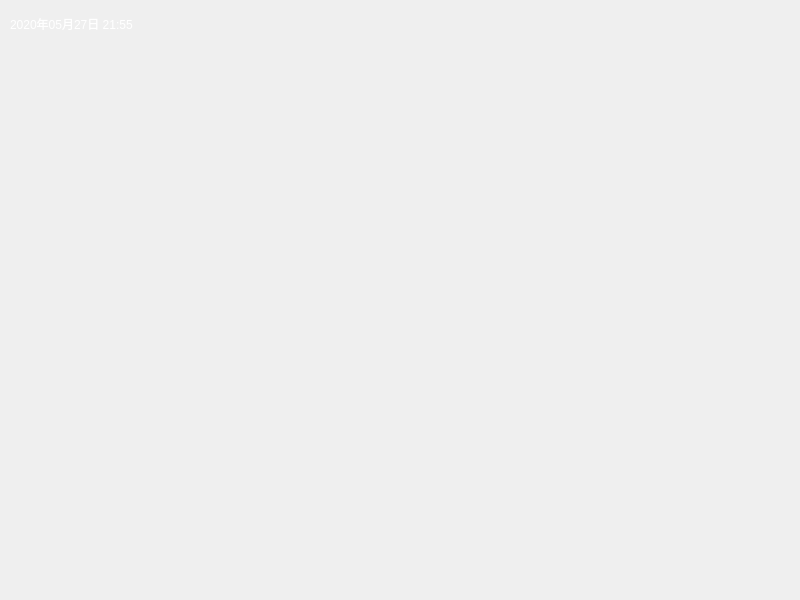
<?xml version="1.0" encoding="UTF-8"?>
<ui version="4.0">
 <class>MainWindow</class>
 <widget class="MainWindow" name="MainWindow">
  <property name="geometry">
   <rect>
    <x>0</x>
    <y>0</y>
    <width>800</width>
    <height>600</height>
   </rect>
  </property>
  <property name="minimumSize">
   <size>
    <width>800</width>
    <height>600</height>
   </size>
  </property>
  <property name="maximumSize">
   <size>
    <width>800</width>
    <height>600</height>
   </size>
  </property>
  <property name="windowTitle">
   <string>MainWindow</string>
  </property>
  <property name="toolTip">
   <string notr="true"/>
  </property>
  <property name="styleSheet">
   <string notr="true"/>
  </property>
  <widget class="QWidget" name="windowTitlebar" native="true">
   <property name="geometry">
    <rect>
     <x>0</x>
     <y>0</y>
     <width>800</width>
     <height>50</height>
    </rect>
   </property>
   <property name="sizePolicy">
    <sizepolicy hsizetype="Preferred" vsizetype="Fixed">
     <horstretch>0</horstretch>
     <verstretch>0</verstretch>
    </sizepolicy>
   </property>
   <property name="minimumSize">
    <size>
     <width>800</width>
     <height>50</height>
    </size>
   </property>
   <property name="maximumSize">
    <size>
     <width>800</width>
     <height>53</height>
    </size>
   </property>
   <property name="styleSheet">
    <string notr="true"/>
   </property>
   <widget class="QLabel" name="label_time">
    <property name="geometry">
     <rect>
      <x>10</x>
      <y>9</y>
      <width>321</width>
      <height>31</height>
     </rect>
    </property>
    <property name="minimumSize">
     <size>
      <width>250</width>
      <height>0</height>
     </size>
    </property>
    <property name="maximumSize">
     <size>
      <width>16777215</width>
      <height>35</height>
     </size>
    </property>
    <property name="styleSheet">
     <string notr="true">font: 87 20pt &quot;Noto Sans CJK TC&quot;;
color: rgb(255, 255, 255);
border-color: rgba(255, 255, 255, 0);</string>
    </property>
    <property name="text">
     <string>&lt;html&gt;&lt;head/&gt;&lt;body&gt;&lt;p&gt;2020年05月27日 21:55&lt;/p&gt;&lt;/body&gt;&lt;/html&gt;</string>
    </property>
   </widget>
   <widget class="QLabel" name="label_background">
    <property name="geometry">
     <rect>
      <x>0</x>
      <y>0</y>
      <width>800</width>
      <height>50</height>
     </rect>
    </property>
    <property name="styleSheet">
     <string notr="true">background-image: url(:/images/shang_01.bmp);</string>
    </property>
    <property name="text">
     <string/>
    </property>
   </widget>
   <widget class="QLabel" name="label_gprs">
    <property name="geometry">
     <rect>
      <x>550</x>
      <y>18</y>
      <width>18</width>
      <height>18</height>
     </rect>
    </property>
    <property name="styleSheet">
     <string notr="true">background-image: url(:/images/gps_4.png);</string>
    </property>
    <property name="text">
     <string/>
    </property>
   </widget>
   <widget class="QLabel" name="label_gps">
    <property name="geometry">
     <rect>
      <x>660</x>
      <y>18</y>
      <width>18</width>
      <height>18</height>
     </rect>
    </property>
    <property name="styleSheet">
     <string notr="true">background-image: url(:/images/gps_4.png);</string>
    </property>
    <property name="text">
     <string/>
    </property>
   </widget>
   <widget class="QLabel" name="label">
    <property name="geometry">
     <rect>
      <x>770</x>
      <y>18</y>
      <width>18</width>
      <height>18</height>
     </rect>
    </property>
    <property name="styleSheet">
     <string notr="true">background-image: url(:/images/wifi_3.png);</string>
    </property>
    <property name="text">
     <string/>
    </property>
   </widget>
   <zorder>label_background</zorder>
   <zorder>label_time</zorder>
   <zorder>label_gprs</zorder>
   <zorder>label_gps</zorder>
   <zorder>label</zorder>
  </widget>
 </widget>
 <layoutdefault spacing="6" margin="11"/>
 <customwidgets>
  <customwidget>
   <class>MainWindow</class>
   <extends>QWidget</extends>
   <header>mainwindow.h</header>
   <container>1</container>
  </customwidget>
 </customwidgets>
 <resources/>
 <connections/>
</ui>
